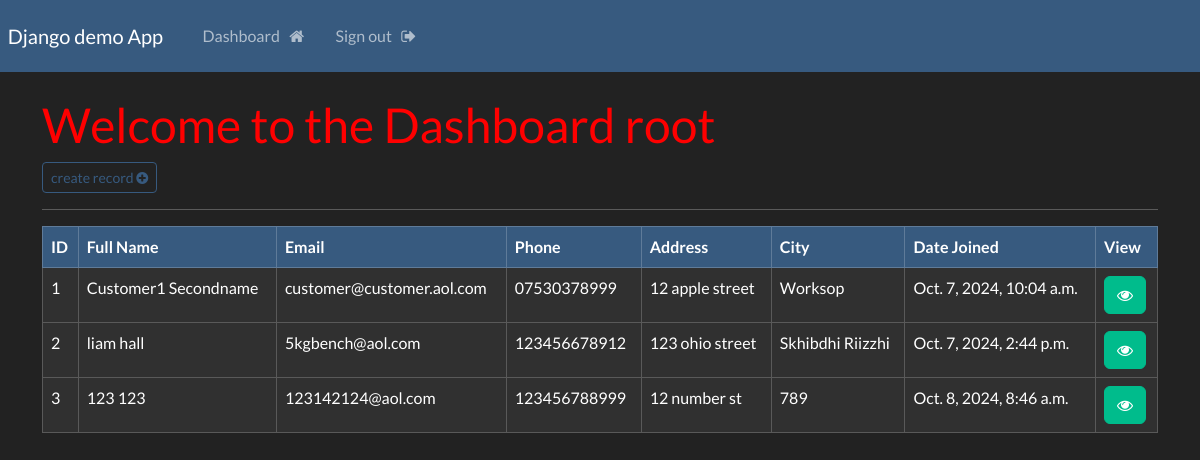
The page /dashboard (signed in) on the database its author committed.
### website/models.py (models this page shows, shortened)
class Record(models.Model):
    creation_data = models.DateTimeField(auto_now_add = True)
    first_name = models.CharField(max_length = 100)
    last_name = models.CharField(max_length = 100)
    email = models.CharField(max_length = 255)
    phone = models.CharField(max_length = 20)
    address = models.CharField(max_length = 255)
    city = models.CharField(max_length = 255)

### website/views.py (the view)
# urls.py: path('dashboard', views.dashboard, name="dashboard"),
@login_required(login_url='my-login')
def dashboard(request):
    my_records = Record.objects.all()
    context = {'records' : my_records}
    return render(request, 'website/dashboard.html', context=context)

### website/templates/website/dashboard.html
{% extends 'website/base.html' %}
{% block content %}
    <h1> Welcome to the Dashboard {{user}}</h1>
    <a class="btn btn-outline-primary btn-sm" href="{% url 'create-record' %}"> create record <i class="fa fa-plus-circle" aria-hidden="true"></i>
    </a>
    <br>
    <hr>
    <table class="table table-dark table-hover table-bordered">
        <thead class="table-primary">
            <tr>
                <th scope="col"> ID </th>
                <th scope="col"> Full Name </th>
                <th scope="col"> Email </th>
                <th scope="col"> Phone </th>
                <th scope="col"> Address </th>
                <th scope="col"> City </th>
                <th scope="col"> Date Joined </th>
                <th scope="col"> View </th>
            </tr>
        </thead>
        <tbody>
        {% if records %}
            {% for record in records%}
            <tr>
                <td> {{record.id}} </td>
                <td> {{record.first_name}} {{record.last_name}} </td>
                <td> {{record.email}} </td>
                <td> {{record.phone}} </td>
                <td> {{record.address}} </td>
                <td> {{record.city}} </td>
                <td> {{record.creation_data}} </td>
                <td> <a class="btn btn-success btn-small" href={% url 'record' record.id %}>
                    <i class="fa fa-eye" aria-hidden="true"></i>
                </a> </td>
            </tr>
            {% endfor %}
        {% endif %}
        </tbody>
    </table>
{% endblock %}

### static/css/styles.css (style rules this page uses)
h1 { color:red }

### rows shown on the page
Record: id "1", first_name "Customer1", last_name "Secondname", email "customer@customer.aol.com", phone "07530378999", address "12 apple street", city "Worksop", creation_data "Oct. 7, 2024, 10:04 a.m."
Record: id "2", first_name "liam", last_name "hall", email "5kgbench@aol.com", phone "123456678912", address "123 ohio street", city "Skhibdhi Riizzhi", creation_data "Oct. 7, 2024, 2:44 p.m."
Record: id "3", first_name "123", last_name "123", email "123142124@aol.com", phone "123456788999", address "12 number st", city "789", creation_data "Oct. 8, 2024, 8:46 a.m."

### other values the page prints
{{ user }} "root"
